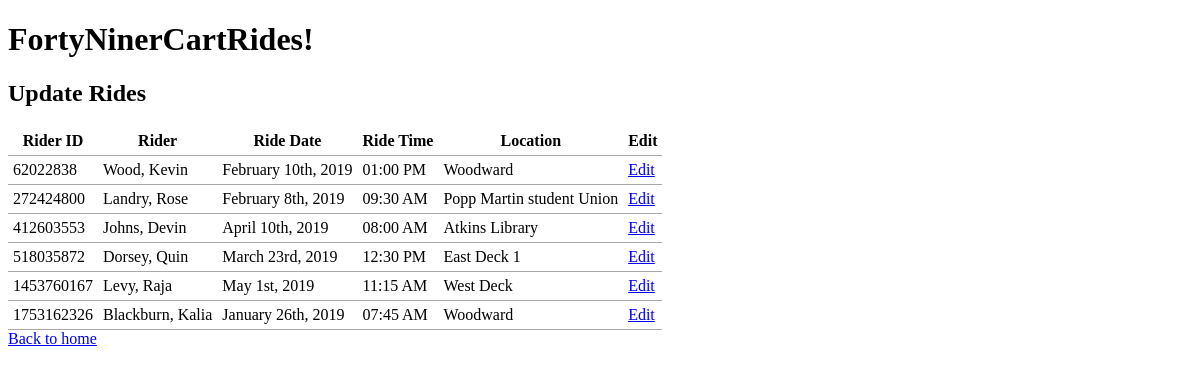
The app's page /update_ride.php with its own data.
### tables this page shows
CREATE TABLE `ride` (
  `customer` int(11) NOT NULL,
  `driver` int(11) NOT NULL,
  `pickUpTime` datetime NOT NULL,
  `pickUplocation` text NOT NULL,
  `golfcart` int(11) NOT NULL,
  PRIMARY KEY (`customer`,`driver`,`pickUpTime`)
);

CREATE TABLE `location` (
  `locationID` int(11) NOT NULL,
  `locationName` text NOT NULL,
  PRIMARY KEY (`locationID`),
  UNIQUE KEY `locationID` (`locationID`)
);

### common.php (called while the page is built, shortened)
<?php
function escape($html) {
    return htmlspecialchars($html, ENT_QUOTES | ENT_SUBSTITUTE, "UTF-8");
}

### public/update_ride.php (the view)
<?php
require "../config.php";
require "../common.php";
try {
	$connection = new PDO($dsn, $username, $password, $options);
	$sql = "SELECT ride.customer as RiderID,
			CONCAT(person.lastName,', ',person.firstName) as Rider,
			ride.pickUpTime as 'Pick Up Date', ride.pickUpTime as 'Pick Up Time',
			ride.driver,
			location.locationName as Location
			FROM ride
			INNER JOIN person
			ON person.personID = ride.customer
			INNER JOIN location ON ride.pickUpLocation = location.locationID";
	$statement = $connection->prepare($sql);
	$statement->execute();
	$result = $statement->fetchAll();
} catch(PDOException $error) {
	echo $sql . "<br>" . $error->getMessage();
}
?>
<?php require "templates/header.php"; ?>
<h2>Update Rides</h2>
<table>
	<thead>
		<tr>
			<th>Rider ID</th>
			<th>Rider</th>
			<th>Ride Date</th>
			<th>Ride Time</th>
			<th>Location</th>
			<th>Edit</th>
		</tr>
	</thead>
	<tbody>
	<?php foreach ($result as $row) : ?>
		<tr>
			<td><?php echo escape($row["RiderID"]); ?></td>
			<td><?php echo escape($row["Rider"]); ?></td>
			<td><?php echo escape(date("F jS, Y", strtotime($row["Pick Up Date"]))); ?></td>
			<td><?php echo escape(date("h:i A", strtotime($row["Pick Up Time"]))); ?></td>
			<td><?php echo escape($row["Location"]); ?></td>
			<td><a href="update_single_ride.php?
				riderid=<?php echo escape($row["RiderID"]); ?>
				&time=<?php echo date("Y-m-d_H:i:s",strtotime($row["Pick Up Date"])); ?>
				&driver=<?php echo escape($row["driver"]); ?>
				&pickup=<?php echo escape($row["Location"]); ?>">Edit</a></td>
		</tr>
	<?php endforeach; ?>
	</tbody>
</table>
<a href="index.php">Back to home</a>
<?php require "templates/footer.php"; ?>

### public/css/style.css (style rules this page uses)
table { border-collapse: collapse; border-spacing: 0; }
td, th { padding: 5px; border-bottom: 1px solid #aaa; }

### records on screen
ride: customer "62022838", Rider "Wood, Kevin", pickUpTime "February 10th, 2019", pickUpTime "01:00 PM", location.locationName "Woodward"
ride: customer "272424800", Rider "Landry, Rose", pickUpTime "February 8th, 2019", pickUpTime "09:30 AM", location.locationName "Popp Martin student Union"
ride: customer "412603553", Rider "Johns, Devin", pickUpTime "April 10th, 2019", pickUpTime "08:00 AM", location.locationName "Atkins Library"
ride: customer "518035872", Rider "Dorsey, Quin", pickUpTime "March 23rd, 2019", pickUpTime "12:30 PM", location.locationName "East Deck 1"
ride: customer "1453760167", Rider "Levy, Raja", pickUpTime "May 1st, 2019", pickUpTime "11:15 AM", location.locationName "West Deck"
ride: customer "1753162326", Rider "Blackburn, Kalia", pickUpTime "January 26th, 2019", pickUpTime "07:45 AM", location.locationName "Woodward"
